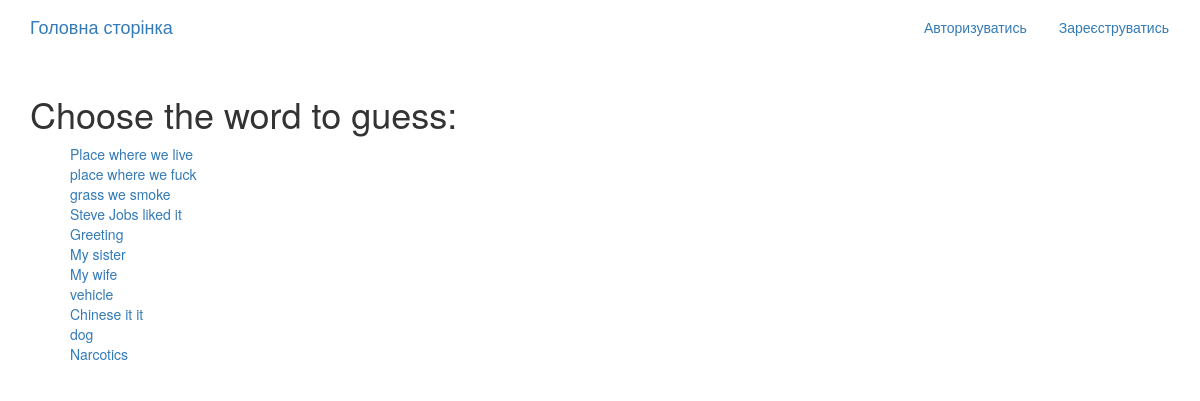
Before: /game/descriptions/ with the older database file.
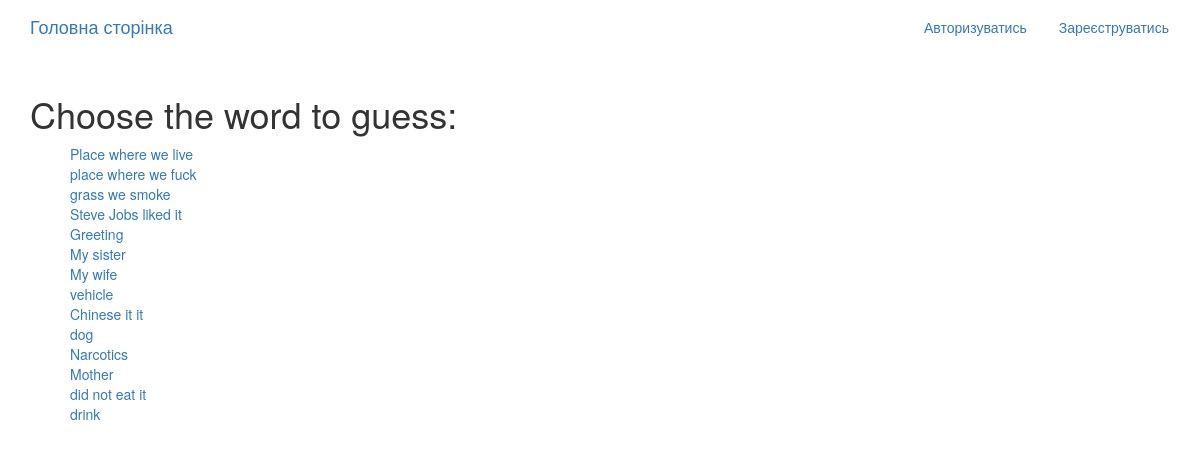
After: the same page with the newer database file.
### game_app/models.py (models this page shows, shortened)
class Word(models.Model):
    word = models.TextField()
    description = models.TextField()
    masked_word = models.CharField(max_length=100, blank=True, null=True)
    number_of_letter = models.IntegerField(null=True, blank=True)
    letter = models.CharField(max_length=1, blank=True, null=True)
    success = models.CharField(
        max_length=100,  # Adjust the max_length as needed
        default="You have guessed it!"
        )
    failure = models.CharField(
        max_length=100,  # Adjust the max_length as needed
        default="Try again..."
        )
    call_to_action = models.CharField(
        max_length=100,  # Adjust the max_length as needed
        default="Ok make your choise now!"
        )
    number_of_attempts = models.IntegerField(default=3)
    you_win = models.CharField(
        max_length=100,  # Adjust the max_length as needed
        default="Congrats! You have GUESSED IT!!!!"
)
    game_over = models.CharField(
        max_length=100,  # Adjust the max_length as needed
        default="Game Over. Try again!"
)

### game_app/views.py (the view)
# urls.py: path('descriptions/', views.DescriptionList.as_view(), name = 'game'),
class DescriptionList(generic.ListView):
    model = Word
    template_name = 'game_app/descriptions.html'  # Create an HTML template to display the list of groups
    context_object_name = 'descriptions'

### game_app/templates/game_app/descriptions.html
{% extends "base.html" %}
{% block content %}
<div class="container">
  <div class="row">
    <h1>Choose the word to guess: </h1>
    <ul>
        {% for puzzle in descriptions %}
             <a href="{% url 'game_app:masking-word' puzzle.pk %}">{{puzzle.description}}</a>
             <br>
        {% endfor %}
    </ul>
  </div>
</div>
{% endblock %}

### templates/base.html (shortened to what this page needs)
<!DOCTYPE html>
{% load static %}
<html>
  <head>
    <link rel="stylesheet" href="https://maxcdn.bootstrapcdn.com/bootstrap/3.3.7/css/bootstrap.min.css">
    <link rel="stylesheet" href="https://maxcdn.bootstrapcdn.com/bootstrap/3.3.7/css/bootstrap-theme.min.css">
    <link rel="stylesheet" href="{% static 'words_play/css/master.css'%}">
  </head>
  <body>
    <nav class="navbar  mynav" role="navigation" id="navbar">
    			<div class="container">
            <a class="navbar-brand mynav" href="{% url 'home' %}">Головна сторінка</a>
    					<ul class="nav navbar-nav navbar-right">
    						{% if user.is_authenticated %}
                      <li><a href="{% url 'accounts:logout' %}" class="btn btn-simple">Вийти</a></li> -->
    						{% else %}
    						      <li><a href="{% url 'accounts:login' %}" class="btn btn-simple">Авторизуватись</a></li>
    						      <li><a href="{% url 'accounts:signup' %}" class="btn btn-simple">Зареєструватись</a></li>
    						{% endif %}
    					</ul>
    			</div>
    		</nav>
        <div class="container mycontent">
          {% block content %}
          {% endblock %}
        </div>
  </body>
</html>

Changed rows visible on the page:
added Word: description "Mother"
added Word: description "did not eat it"
added Word: description "drink"
